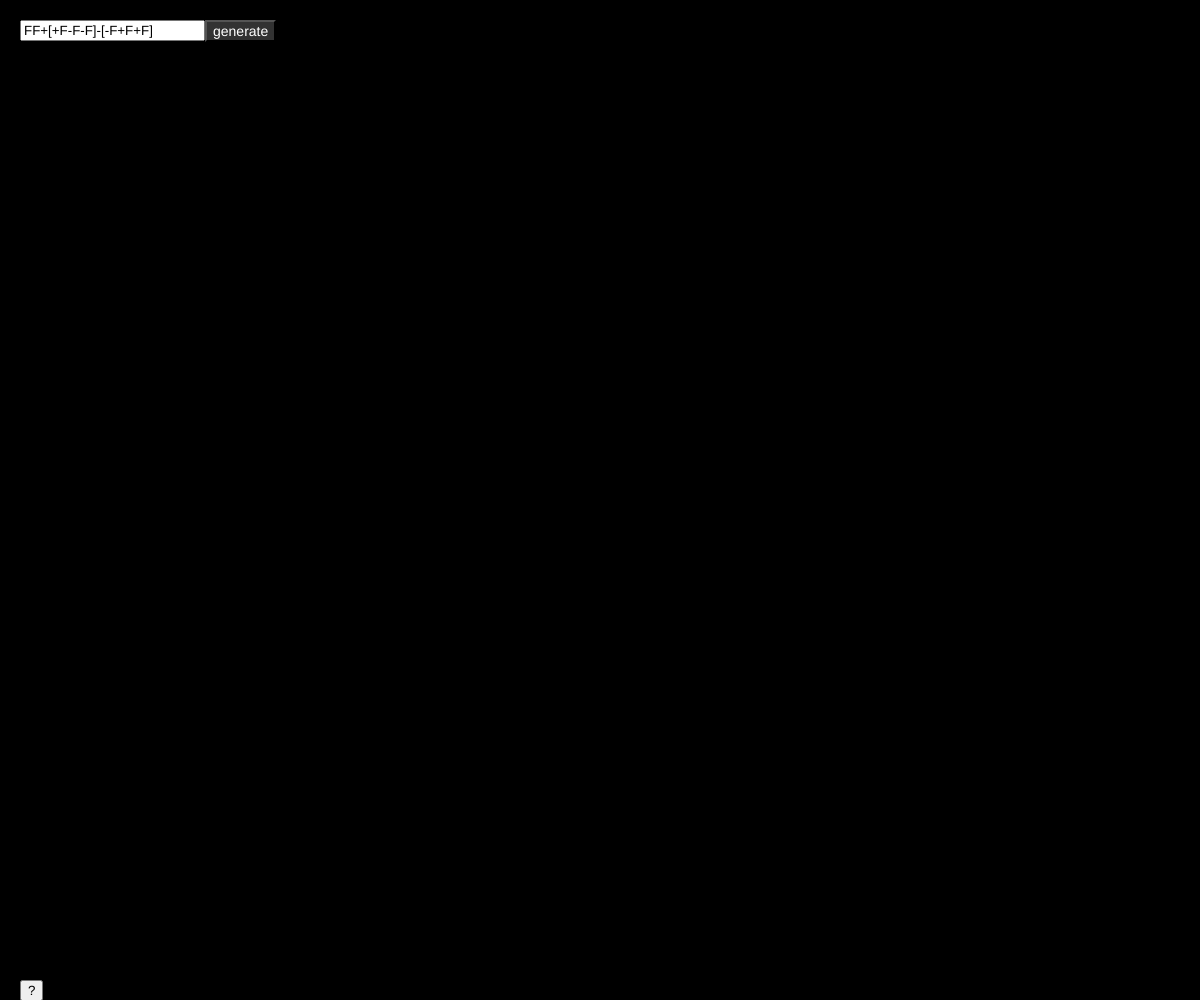
Frame 1 (no input)
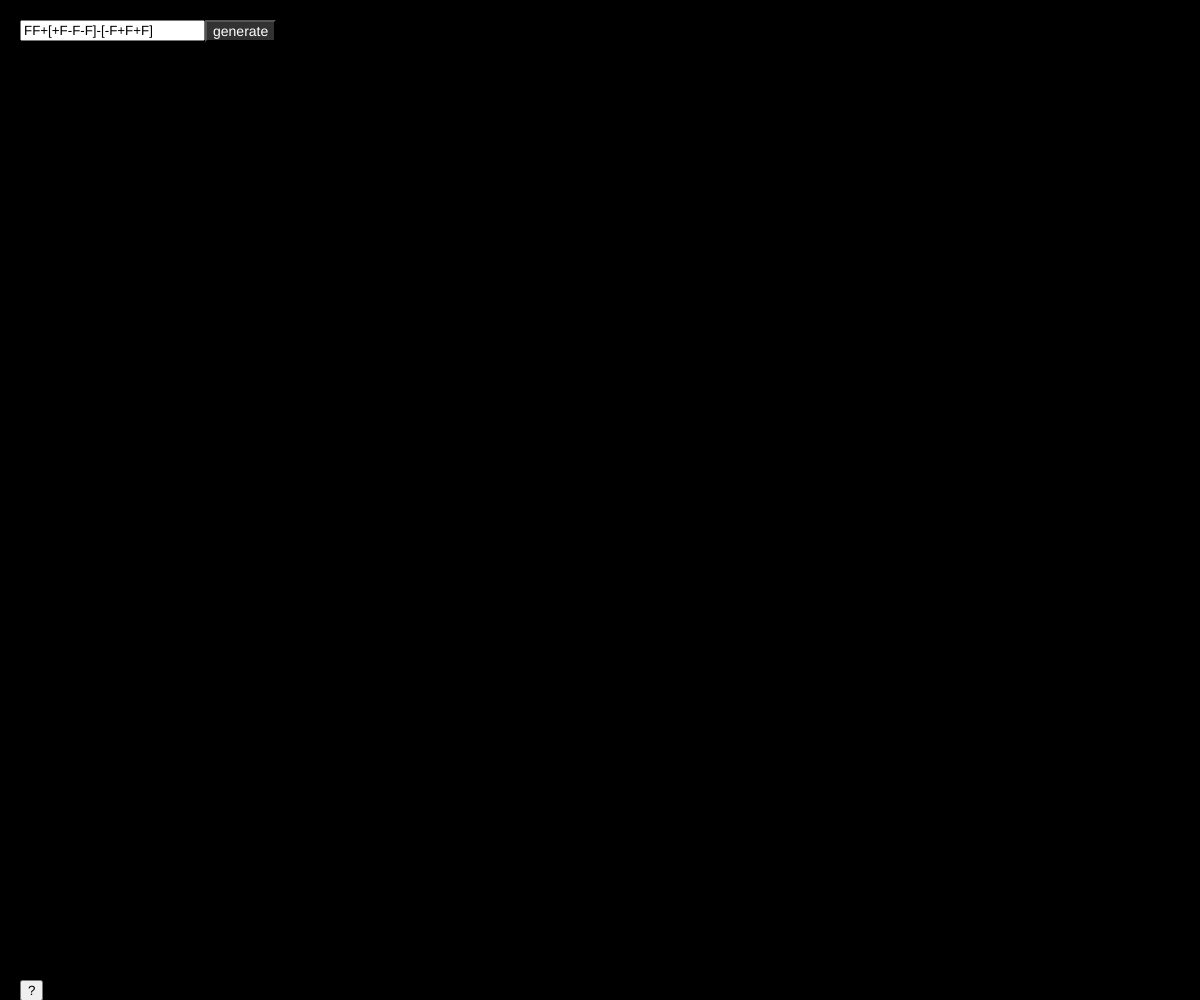
Frame 60 (no input)
Frame 120 (the mouse pressed at the canvas centre since frame 60): identical to frame 60, image omitted

The p5.js sketch that drew these frames (run headless with seeded random() and noise() and a simulated clock; from frame 60 on, the mouse is pressed at the canvas centre):

// p5.js sketch
// ── sketch.js
// sketch code adapted from Dan Shiffman
// Code source #1 Object Oriented: https://editor.p5js.org/codingtrain/sketches/JDT5wrxVj
// Code source #2 L-System: https://editor.p5js.org/codingtrain/sketches/QmTx-Y_UP

var angle;
var axiom = "F";
var sentence = axiom;
var len = 100;
// var moveCount = 0;
var commands = [];
var rules = [];
var clickCount = 0;
var firstRule = "FF+[+F-F-F]-[-F+F+F]";

let status = false;

rules[0] = {
    a: "F",
    b: firstRule
}


function drawTree() {
    //background(15);
    stroke(255, 100);
    for (let command of commands) {
        command.jitter();
        command.run();
    }

}


function generate() {
    clickCount += 1;
    if (clickCount < 5) {
        commands = []
        len *= 0.5;
        var nextSentence = "";
        for (var i = 0; i < sentence.length; i++) {
            var current = sentence.charAt(i);
            var found = false;
            for (var j = 0; j < rules.length; j++) {
                if (current == rules[j].a) {
                    found = true;
                    nextSentence += rules[j].b;
                    break;
                }
            }
            if (!found) {
                nextSentence += current;
            }
        }
        sentence = nextSentence;
        // createP(sentence);

        for (var i = 0; i < sentence.length; i++) {
            var current = sentence.charAt(i);
            let newBranch = new Command(current, len, i);
            // console.log(newBranch);
            commands.push(newBranch);

        }
    }
}

function inputEvent() {
    firstRule = this.value();
    rules[0] = {
        a: "F",
        b: firstRule
    }
}

function showInfo() {
    console.log(status);
    if (status == true) {
        status = false;
    } else {
        status = true;
    }
}

function showInfoWindow() {
    if (status) {
        console.log('starting to draw!')
        noStroke();
        fill(255, 255, 255);
        let rectWidth = width / 2;
        let rectHeight = height / 2;
        rect(rectWidth / 2, rectHeight / 2, rectWidth, rectHeight, 20);
        let introText = 'This is a project created for Programming A-Z taught by Dan Shiffman @ITP. \n\nMany thanks to Dan and my generous classmates!\n\nCheers, Lynne';
        fill(50);
        let splitSentence = sentence.match(/.{1,50}/g);
        let newSentence = splitSentence.join('\n');
        text(introText + "\n\n" + "The current Axiom is: " + "\n" + newSentence, rectWidth / 2 + 20, rectHeight / 2 + 20, rectWidth - 20, rectHeight - 20);
    }
}



function setup() {
    angle = radians(25);
    createCanvas(windowWidth, windowHeight);
    // createP(axiom);
    let inp = createInput('FF+[+F-F-F]-[-F+F+F]');
    inp.position(20, 20);
    inp.input(inputEvent)
    var submitButton = createButton("generate");
    var infoButton = createButton("?");
    submitButton.position(inp.x + inp.width, inp.y);
    submitButton.mousePressed(generate);
    submitButton.style('font-size', '14px');
    submitButton.style('color', color(255));
    submitButton.style('background-color', color(50));
    infoButton.position(inp.x, height - inp.y);
    infoButton.mousePressed(showInfo);
}

function draw() {
    background(0)

    push();
    translate(width * 0.33, height);
    drawTree();
    pop();
    push();
    translate(width * 0.66, height);
    scale(-1, 1);
    drawTree();
    pop();
    showInfoWindow();

}
// ── command.js
class Command {
    constructor(chr, len, level) {
        this.chr = chr
        this.length = len + random(0, height * 0.03)
        this.angle = angle;
        this.homeAngle = angle;
        this.moveCount = random(0, 100); // initialized based on where you are in the tree or perlin noise?
        this.level = level; // level of tree
        this.offset = 0;
    }

    jitter() {
        if (this.angle) {
            this.moveCount += 0.01;
            this.offset = map(sin(this.moveCount), -1, 1, 0, 0.05);
            //this.offset = map(mouseX,0,width,0,0.05);
            // instead of mouseX it's perlin noise?
            //this.angle = this.homeAngle + offset;
        }
    }

    run() {
        if (this.chr == "F") {
            stroke(50 + this.level % 255);
            // console.log(this.level % 255);
            line(0, 0, 0, -this.length);
            fill(255);
            noStroke();
            // text(this.level, 0, 0);
            translate(0, -this.length);
        } else if (this.chr == "+") {
            rotate(this.angle + this.offset);
        } else if (this.chr == "-") {
            rotate(-this.angle - this.offset);
        } else if (this.chr == "[") {
            push();
        } else if (this.chr == "]") {
            pop();
        }
    }

}
